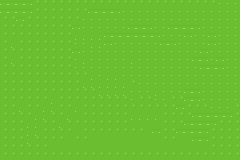

Below is a game level as drawn by its tile map, then a one-line description and the .tmx file that defines it, in full:
An orthogonal 30x20 tile map with 8x8 px tiles, 1 tile layer (Tile Layer 1).

<map version="1.10" tiledversion="1.11.2" orientation="orthogonal" renderorder="right-down" width="30" height="20" tilewidth="8" tileheight="8" infinite="0" nextlayerid="2" nextobjectid="1">
 <tileset firstgid="1" name="grass" tilewidth="8" tileheight="8" tilecount="16" columns="4">
  <image source="../sprites/grass.png" width="32" height="32" />
 </tileset>
 <layer id="1" name="Tile Layer 1" width="30" height="20">
  <data encoding="csv">
7,7,7,7,13,13,13,13,13,13,13,13,13,13,13,13,13,13,13,13,13,13,13,13,13,13,13,1,1,1,
7,7,7,7,13,13,13,13,13,13,13,7,7,7,7,1,1,1,1,1,1,1,1,1,1,1,1,1,1,1,
13,13,7,13,13,13,13,13,13,13,1,1,1,1,1,1,1,1,1,1,1,1,1,1,1,1,1,1,1,1,
13,13,13,13,13,13,13,13,13,7,1,1,1,1,1,1,7,7,7,1,1,7,7,7,7,1,1,1,1,1,
13,13,13,13,13,13,13,13,13,11,11,11,11,7,7,7,7,7,7,7,1,1,1,7,1,1,7,1,1,1,
13,11,13,13,13,13,13,13,13,1,1,11,11,7,1,1,1,1,1,1,7,7,1,1,1,1,7,1,1,1,
13,13,13,13,13,13,13,13,13,7,1,1,1,1,1,1,1,1,1,1,1,1,1,1,1,7,1,1,1,1,
13,11,13,13,13,13,13,13,13,1,11,1,1,1,1,1,11,1,1,1,1,1,1,1,7,7,1,7,1,1,
13,13,13,13,13,13,13,13,13,1,1,1,1,1,1,1,1,1,1,1,1,1,1,1,1,7,7,7,1,1,
13,13,13,13,13,13,13,13,13,13,13,11,1,11,11,1,1,1,1,1,1,1,1,1,1,1,1,1,1,1,
13,13,13,13,13,13,13,13,13,13,11,11,11,11,11,11,13,1,1,1,1,1,1,1,1,1,1,1,1,1,
13,13,13,13,13,13,13,13,13,13,13,13,11,11,11,11,1,1,1,11,1,1,1,7,7,1,1,1,1,1,
13,13,13,13,13,13,11,13,13,13,13,13,13,13,13,13,1,13,13,1,1,13,13,7,7,1,1,1,1,1,
13,13,11,13,13,11,11,13,13,11,13,13,13,13,13,13,13,13,13,13,13,13,7,13,13,13,1,1,1,13,
13,13,13,13,11,11,13,13,11,16,13,13,13,13,13,13,11,11,11,11,13,13,13,13,7,7,7,7,7,13,
13,13,13,11,11,13,13,11,13,13,13,13,13,13,13,13,16,16,16,16,13,13,13,7,7,7,7,13,13,13,
13,13,13,11,11,13,13,13,13,16,13,13,13,13,13,13,13,13,16,7,13,13,7,7,7,7,13,13,13,13,
13,13,13,11,13,13,13,13,16,13,13,16,16,16,16,16,16,16,16,16,13,13,16,16,7,7,13,13,13,13,
13,13,13,13,13,13,16,16,16,16,16,16,16,16,16,16,16,16,16,16,16,16,16,16,16,16,13,13,13,13,
13,13,13,13,13,13,13,13,13,13,13,13,13,13,13,13,13,13,13,13,13,13,13,13,13,13,13,13,13,13
</data>
 </layer>
</map>